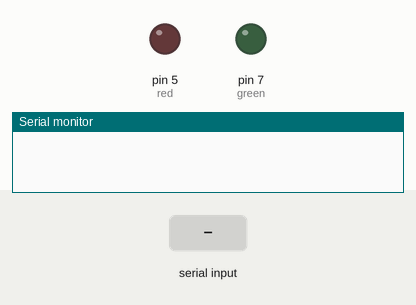
Simulated run of this sketch. Board: Arduino Uno, built with avr-gcc and run on an emulated ATmega328P. Shown: output pins drawn as LEDs (lit = HIGH), the last lines printed to the serial monitor. Inputs (shaded band) come from the test bench.

Above: at 1.2 s.
1.3 s: "ledgreen90\n" received over Serial
At 2.8 s:
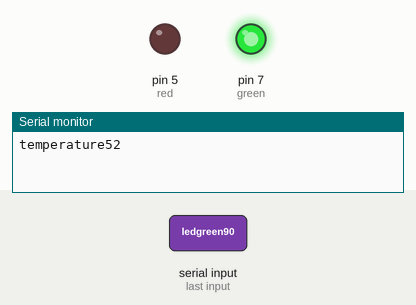
3.8 s: "ledred90\n" received over Serial
At 5.9 s:
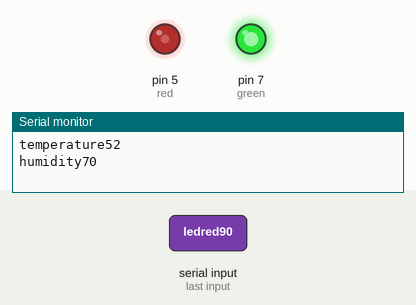
6.3 s: "ledgreen" received over Serial
At 7.7 s:
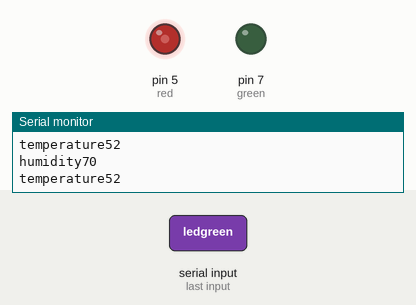
Timing chart, 0 to 9.3 s (numbered marks = the images above; inputs shaded):
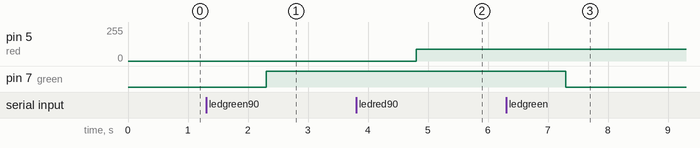

Measured:
- after the input at 1.3 s, pin 7 (green): LOW → HIGH after 1.0 s
- after the input at 3.8 s, pin 5 (red): 0/255 → 90/255 after 1.0 s
- after the input at 6.3 s, pin 7 (green): HIGH → LOW after 1.0 s

The sketch:

ArduinoMQTT.ino
```cpp
#include "DHT.h"
#define DHTTYPE DHT11

int red=5;
int green=7;
int DHTpin=6;

//DHT dht(DHTpin,DHTTYPE);

String Temperature;
String Humidity;

unsigned long Time= millis();
unsigned long timeDelay=2000;
int pos=1;

void setup() {
  // put your setup code here, to run once:
  Serial.begin(115200);
  pinMode(green,OUTPUT);
  pinMode(red,OUTPUT);
  pinMode(DHTpin,INPUT);
//  dht.begin();
}

void loop() {
  // put your main code here, to run repeatedly:
  if(Serial.available()>0){
    String data= Serial.readString();
    //ledgreen1
    if(data.startsWith("ledgreen")){
      digitalWrite(green,data.substring(8, data.length()).toInt());
    }

    if(data.startsWith("ledred")){
      analogWrite(red,data.substring(6, data.length()).toInt());
    }
  }

  Temperature = "52";
  Humidity = "70";
  //Serial.println(Temperature+" "+Humidity);
  //delay(1000);

  if(millis()-Time>timeDelay && pos==1){
    Serial.println("temperature"+Temperature);
    Time=millis();
    pos=2;
  }

  if(millis()-Time>timeDelay && pos==2){
      Serial.println("humidity"+Humidity);
      Time=millis();
      pos=1;
  }
}
```
